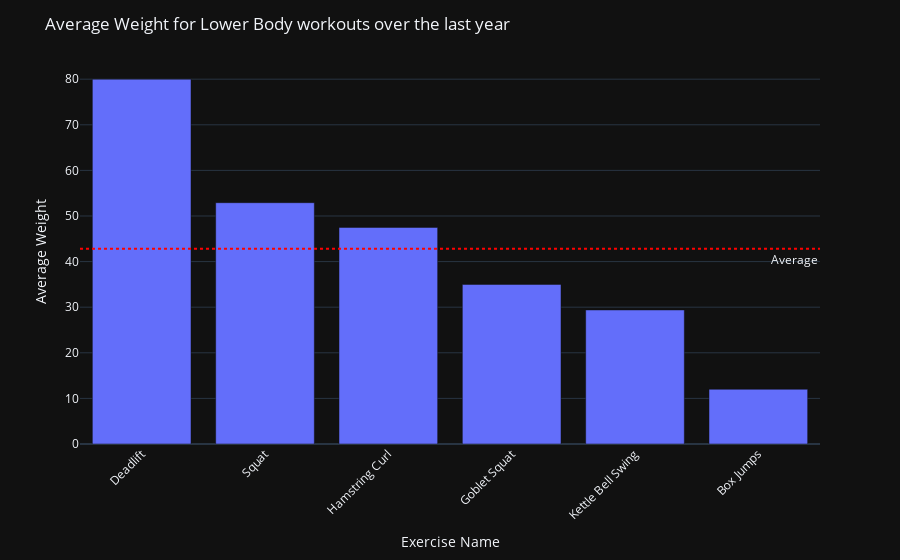

Source (notebook cell):
### Code cell
lower_body_df = merged_df[merged_df['category'] == 'Lower Body']
lower_body_weight_avg = lower_body_df.groupby('exercise')['weight'].mean().reset_index()
lower_body_weight_avg = lower_body_weight_avg[lower_body_weight_avg['weight'] > 0]
lower_body_weight_avg = lower_body_weight_avg.sort_values(by="weight", ascending=False)

fig = px.bar(lower_body_weight_avg, x='exercise', y='weight', template="plotly_dark")
fig.update_layout(title="Average Weight for Lower Body workouts over the last year", xaxis_title="Exercise Name", yaxis_title="Average Weight", xaxis_tickangle=-45)
fig.add_hline(y=lower_body_weight_avg['weight'].mean(), line_dash="dot", line_color="red", annotation_text="Average", annotation_position="bottom right")
fig.show()

### Figure 1 — Plotly figure (JSON) as saved in the notebook; plotly's stock layout.template omitted (floating-point values rounded to 4 significant figures)
{"data": [{"alignmentgroup": "True", "hovertemplate": "exercise=%{x}<br>weight=%{y}<extra></extra>", "legendgroup": "", "marker": {"color": "#636efa", "pattern": {"shape": ""}}, "name": "", "offsetgroup": "", "orientation": "v", "showlegend": false, "textposition": "auto", "type": "bar", "x": ["Deadlift", "Squat", "Hamstring Curl", "Goblet Squat", "Kettle Bell Swing", "Box Jumps"], "xaxis": "x", "y": [80, 52.92, 47.5, 35, 29.4, 12], "yaxis": "y"}], "layout": {"annotations": [{"showarrow": false, "text": "Average", "x": 1, "xanchor": "right", "xref": "x domain", "y": 42.8, "yanchor": "top", "yref": "y"}], "barmode": "relative", "legend": {"tracegroupgap": 0}, "margin": {"t": 60}, "shapes": [{"line": {"color": "red", "dash": "dot"}, "type": "line", "x0": 0, "x1": 1, "xref": "x domain", "y0": 42.8, "y1": 42.8, "yref": "y"}], "title": {"text": "Average Weight for Lower Body workouts over the last year"}, "xaxis": {"anchor": "y", "domain": [0, 1], "tickangle": -45, "title": {"text": "Exercise Name"}}, "yaxis": {"anchor": "x", "domain": [0, 1], "title": {"text": "Average Weight"}}}}
